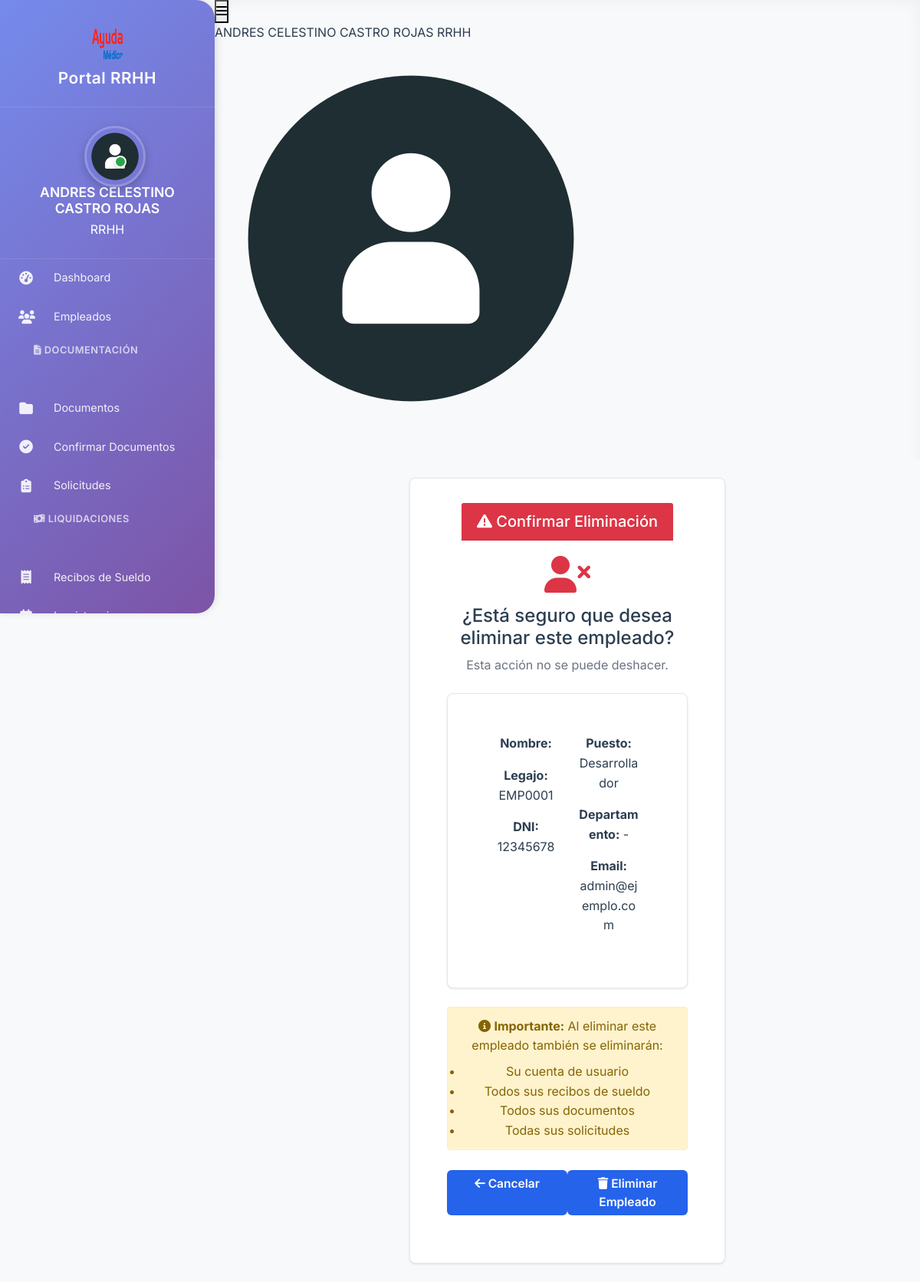
/rrhh/empleados/1/eliminar/ (signed in), run on the app's committed database.
### apps/empleados/models.py (models this page shows, shortened)
class Empleado(models.Model):
    TIPO_CONTRATO_CHOICES = [
        ('tiempo_completo', 'Tiempo completo'),
        ('tiempo_parcial', 'Tiempo parcial'),
        ('freelance', 'Freelance'),
    ]
    PARENTESCO_CHOICES = [
        ('esposo/a', 'Esposo/a'),
        ('hijo/a', 'Hijo/a'),
        ('padre/madre', 'Padre/Madre'),
        ('hermano/a', 'Hermano/a'),
        ('otro', 'Otro'),
    ]
    user = models.OneToOneField(User, on_delete=models.CASCADE)
    es_rrhh = models.BooleanField(default=False, verbose_name="¿Es RRHH?", help_text="Marcar si este usuario pertenece al área de RRHH y debe acceder al panel de gestión RRHH.")
    is_active = models.BooleanField(default=True, verbose_name="Empleado Activo", help_text="Indica si el empleado está activo. Los empleados inactivos no aparecen en las cargas masivas de recibos.")
    legajo = models.CharField(max_length=20, unique=True)
    numero_legajo = models.IntegerField(null=True, blank=True, help_text="Número de legajo para facilitar búsquedas")
    dni = models.CharField(max_length=20)
    cuil = models.CharField(max_length=15, blank=True)  # Nuevo campo CUIL
    fecha_nacimiento = models.DateField(null=True, blank=True)
    telefono = models.CharField(max_length=20, blank=True)
    foto_perfil = models.ImageField(upload_to='perfiles/', blank=True, null=True)
    puesto = models.CharField(max_length=100, blank=True)
    departamento = models.CharField(max_length=100, blank=True)
    supervisor = models.CharField(max_length=100, blank=True)
    tipo_contrato = models.CharField(max_length=20, choices=TIPO_CONTRATO_CHOICES, default='tiempo_completo')
    salario = models.DecimalField(max_digits=10, decimal_places=2, null=True, blank=True)
    fecha_contrato = models.DateField(null=True, blank=True)
    contacto_emergencia = models.CharField(max_length=100, blank=True)
    telefono_emergencia = models.CharField(max_length=20, blank=True)
    relacion_emergencia = models.CharField(max_length=50, blank=True)
    firma_imagen = models.ImageField(upload_to='firmas/', blank=True, null=True)
    firma_pin = models.CharField(max_length=6, blank=True)
    debe_cambiar_password = models.BooleanField(default=False, verbose_name="Debe cambiar contraseña",
                                               help_text="Marcar si el usuario debe cambiar su contraseña en el próximo login")
    class Meta:
        verbose_name = "Empleado"
        verbose_name_plural = "Empleados"

### apps/rrhh/views.py (the view, shortened to what this page needs)
# urls.py: path('empleados/<int:pk>/eliminar/', views.EliminarEmpleadoView.as_view(), name='eliminar_empleado'),
class EliminarEmpleadoView(LoginRequiredMixin, SoloRRHHMixin, TemplateView):
    template_name = 'rrhh/eliminar_empleado.html'
    def get_context_data(self, **kwargs):
        context = super().get_context_data(**kwargs)
        context['empleado'] = get_object_or_404(Empleado, pk=kwargs['pk'])
        return context

### apps/rrhh/views.py (called while the page is built)
    def dispatch(self, request, *args, **kwargs):
        if request.user.is_authenticated:
            try:
                empleado = Empleado.objects.get(user=request.user)
                if not empleado.es_rrhh:
                    return redirect('empleados:dashboard')
            except Empleado.DoesNotExist:
                return redirect('empleados:dashboard')
        return super().dispatch(request, *args, **kwargs)

### proyecto_rrhh/context_processors.py (called while the page is built)
def empleado_info(request):
    context = {}
    if request.user.is_authenticated:
        try:
            empleado = Empleado.objects.get(user=request.user)
            context['empleado'] = empleado
            notificaciones_count = Notificacion.objects.filter(
                destinatario=empleado,
                leida=False
            ).count()
            context['notificaciones_count'] = notificaciones_count
        except Empleado.DoesNotExist:
            context['empleado'] = None
            context['notificaciones_count'] = 0
    return context

### templates/rrhh/eliminar_empleado.html (shortened to what this page needs)
{% extends 'rrhh/base_rrhh.html' %}
{% block content %}
<div class="container-fluid">
    <div class="row justify-content-center">
        <div class="col-12 col-md-8 col-lg-6">
            <div class="card">
                <div class="card-header bg-danger text-white">
                    <h5 class="card-title mb-0">
                        <i class="fas fa-exclamation-triangle"></i> Confirmar Eliminación
                    </h5>
                </div>
                <div class="card-body">
                    <div class="text-center mb-4">
                        <i class="fas fa-user-times fa-3x text-danger mb-3"></i>
                        <h4>¿Está seguro que desea eliminar este empleado?</h4>
                        <p class="text-muted">Esta acción no se puede deshacer.</p>
                    </div>
                    <div class="card mb-4">
                        <div class="card-body">
                            <div class="row">
                                <div class="col-md-6">
                                    <p><strong>Nombre:</strong> {{ empleado.user.get_full_name }}</p>
                                    <p><strong>Legajo:</strong> {{ empleado.legajo }}</p>
                                    <p><strong>DNI:</strong> {{ empleado.dni }}</p>
                                </div>
                                <div class="col-md-6">
                                    <p><strong>Puesto:</strong> {{ empleado.puesto|default:"-" }}</p>
                                    <p><strong>Departamento:</strong> {{ empleado.departamento|default:"-" }}</p>
                                    <p><strong>Email:</strong> {{ empleado.user.email }}</p>
                                </div>
                            </div>
                        </div>
                    </div>
                    <div class="alert alert-warning">
                        <i class="fas fa-info-circle"></i>
                        <strong>Importante:</strong> Al eliminar este empleado también se eliminarán:
                        <ul class="mb-0 mt-2">
                            <li>Su cuenta de usuario</li>
                            <li>Todos sus recibos de sueldo</li>
                            <li>Todos sus documentos</li>
                            <li>Todas sus solicitudes</li>
                        </ul>
                    </div>
                    <form method="post" class="d-flex justify-content-between">
                        <a href="{% url 'rrhh:empleados' %}" class="btn btn-secondary">
                            <i class="fas fa-arrow-left"></i> Cancelar
                        </a>
                        <button type="submit" class="btn btn-danger">
                            <i class="fas fa-trash"></i> Eliminar Empleado
                        </button>
                    </form>
                </div>
            </div>
        </div>
    </div>
</div>
{% endblock %}

### templates/rrhh/base_rrhh.html (shortened to what this page needs)
{% load static %}
<!DOCTYPE html>
<html lang="es">
<head>
  <link href="https://cdn.jsdelivr.net/npm/bootstrap@4.6.2/dist/css/bootstrap.min.css" rel="stylesheet">
  <link rel="stylesheet" href="https://cdnjs.cloudflare.com/ajax/libs/font-awesome/6.5.1/css/all.min.css">
  <link rel="stylesheet" href="{% static 'css/styles.css' %}">
  <link rel="stylesheet" href="{% static 'css/rrhh-panel.css' %}">
</head>
<body>
  <aside class="sidebar" id="sidebar">
    <div class="logo">
      <img src="{% static 'img/logo.png' %}" alt="Logo">
      <h4>Portal RRHH</h4>
    </div>
    <div class="user-profile">
      <div class="profile-picture">
        {% if user.empleado.foto_perfil %}
          <img src="{{ user.empleado.foto_perfil.url }}" alt="Foto de perfil">
        {% else %}
          <img src="{% static 'img/empleado.png' %}" alt="Foto por defecto">
        {% endif %}
        <div class="profile-status"></div>
      </div>
      <div class="profile-info">
        <h5>{{ user.get_full_name }}</h5>
        <span class="role">RRHH</span>
      </div>
    </div>
    <nav class="sidebar-nav">
      <ul>
        <li>
          <a href="{% url 'rrhh:dashboard' %}" class="nav-link {% if 'dashboard' in request.resolver_match.url_name %}active{% endif %}">
            <i class="fas fa-tachometer-alt"></i>
            <span>Dashboard</span>
          </a>
        </li>
        <li>
          <a href="{% url 'rrhh:empleados' %}" class="nav-link {% if 'empleados' in request.resolver_match.url_name %}active{% endif %}">
            <i class="fas fa-users"></i>
            <span>Empleados</span>
          </a>
        </li>
        <li>
          <div class="nav-section">
            <span class="nav-section-title">
              <i class="fas fa-file-alt"></i>
              Documentación
            </span>
          </div>
          <ul class="nav-subsection">
            <li>
              <a href="{% url 'rrhh:documentos' %}" class="nav-link {% if 'documentos' in request.resolver_match.url_name and 'confirmar' not in request.resolver_match.url_name %}active{% endif %}">
                <i class="fas fa-folder"></i>
                <span>Documentos</span>
              </a>
            </li>
            <li>
              <a href="{% url 'rrhh:documentacion_confirmar' %}" class="nav-link {% if 'confirmar' in request.resolver_match.url_name %}active{% endif %}">
                <i class="fas fa-check-circle"></i>
                <span>Confirmar Documentos</span>
              </a>
            </li>
          </ul>
        </li>
        <li>
          <a href="{% url 'rrhh:solicitudes' %}" class="nav-link {% if 'solicitudes' in request.resolver_match.url_name %}active{% endif %}">
            <i class="fas fa-clipboard-list"></i>
            <span>Solicitudes</span>
          </a>
        </li>
        <li>
          <div class="nav-section">
            <span class="nav-section-title">
              <i class="fas fa-money-bill-wave"></i>
              Liquidaciones
            </span>
          </div>
          <ul class="nav-subsection">
            <li>
              <a href="{% url 'rrhh:recibos_dashboard' %}" class="nav-link {% if 'recibos' in request.resolver_match.url_name %}active{% endif %}">
                <i class="fas fa-receipt"></i>
                <span>Recibos de Sueldo</span>
              </a>
            </li>
          </ul>
        </li>
        <li>
          <a href="{% url 'rrhh:inasistencias' %}" class="nav-link {% if 'inasistencias' in request.resolver_match.url_name %}active{% endif %}">
            <i class="fas fa-calendar-times"></i>
            <span>Inasistencias</span>
          </a>
        </li>
      </ul>
    </nav>
  </aside>
  <main class="main-content" id="mainContent">
    <header class="topbar">
      <div class="topbar-content">
        <div class="topbar-left">
          <button class="sidebar-toggle" id="sidebarToggle">
            <i class="fas fa-bars"></i>
          </button>
        </div>
        <div class="topbar-right">
          <div class="user-menu">
            <div class="user-info">
              <span class="user-name">{{ user.get_full_name }}</span>
              <span class="user-role">RRHH</span>
            </div>
            <div class="user-avatar">
              {% if user.empleado.foto_perfil %}
                <img src="{{ user.empleado.foto_perfil.url }}" alt="Avatar">
              {% else %}
                <img src="{% static 'img/empleado.png' %}" alt="Avatar por defecto">
              {% endif %}
            </div>
          </div>
        </div>
      </div>
    </header>
    <div class="page-content">
      {% block content %}{% endblock %}
    </div>
  </main>
</body>
</html>

### static/css/rrhh-panel.css (style rules this page uses)
* { margin: 0; padding: 0; box-sizing: border-box; }
html { height: 100%; overflow-x: hidden; }
body { font-family: 'Inter', -apple-system, BlinkMacSystemFont, 'Segoe UI', Roboto, Oxygen, Ubuntu, Cantarell, sans-serif; background: #f8f9fa; color: #2c3e50; line-height: 1.6; height: 100%; margin: 0; padding: 0; }
.sidebar { position: fixed; top: 0; left: 0; width: 280px; height: 100vh; background: linear-gradient(135deg, #667eea 0%, #764ba2 100%); color: white; z-index: 1000; overflow-y: auto; transition: transform 0.3s ease; box-shadow: 2px 0 10px rgba(0, 0, 0, 0.1); }
.logo { padding: 2rem 1.5rem 1.5rem; text-align: center; border-bottom: 1px solid rgba(255, 255, 255, 0.1); }
.logo img { width: 50px; height: 50px; border-radius: 50%; margin-bottom: 0.5rem; }
.logo h4 { font-size: 1.3rem; font-weight: 600; color: white; margin: 0; }
.user-profile { padding: 1.5rem; text-align: center; border-bottom: 1px solid rgba(255, 255, 255, 0.1); }
.profile-picture { position: relative; display: inline-block; margin-bottom: 1rem; }
.profile-picture img { width: 80px; height: 80px; border-radius: 50%; border: 3px solid rgba(255, 255, 255, 0.2); object-fit: cover; }
.profile-status { position: absolute; bottom: 5px; right: 5px; width: 16px; height: 16px; background: #28a745; border-radius: 50%; border: 2px solid white; }
.profile-info h5 { font-size: 1.1rem; font-weight: 600; color: white; margin-bottom: 0.3rem; }
.nav-section { margin-bottom: 2rem; }
.nav-section-title { display: block; padding: 0.5rem 1.5rem; font-size: 0.8rem; font-weight: 600; color: rgba(255, 255, 255, 0.7); text-transform: uppercase; letter-spacing: 0.5px; margin-bottom: 0.5rem; }
.nav-link { display: flex; align-items: center; gap: 1rem; padding: 0.8rem 1.5rem; color: rgba(255, 255, 255, 0.9); text-decoration: none; transition: all 0.3s ease; position: relative; overflow: hidden; }
.nav-link i { font-size: 1.1rem; width: 20px; text-align: center; }
.main-content { margin-left: 280px; min-height: 100vh; background: #f8f9fa; width: calc(100vw - 280px); position: relative; padding: 0; }
.main-content .container-fluid { width: 100%; max-width: 100%; margin: 0; padding: 0; background: #f8f9fa; }
.main-content .row { margin: 0; width: 100%; }
.main-content .col-12 { padding: 0; }
.main-content .card { width: 100%; }
.main-content .card-body { padding: 1.5rem; }
.main-content .container-fluid > .row { margin: 0; padding: 0; }
.main-content .container-fluid > .row > .col-12 { padding: 1.5rem; }
.main-content .container-fluid { max-width: 100%; width: 100%; margin: 0; background: #f8f9fa; }
.main-content .container-fluid > .row > .col-12 { padding: 1.5rem; background: #f8f9fa; }
.main-content .card { border: 1px solid #e5e7eb; border-radius: 0.5rem; box-shadow: 0 1px 3px rgba(0, 0, 0, 0.1); }
.main-content .card-body { padding: 1.25rem; }
.main-content .text-muted { color: #6b7280 !important; }

### data on the page
Empleado: legajo "EMP0001", dni "12345678", puesto "Desarrollador", departamento "-", user.email "admin@ejemplo.com"

### other printed values
{{ user.get_full_name }} "ANDRES CELESTINO CASTRO ROJAS"
